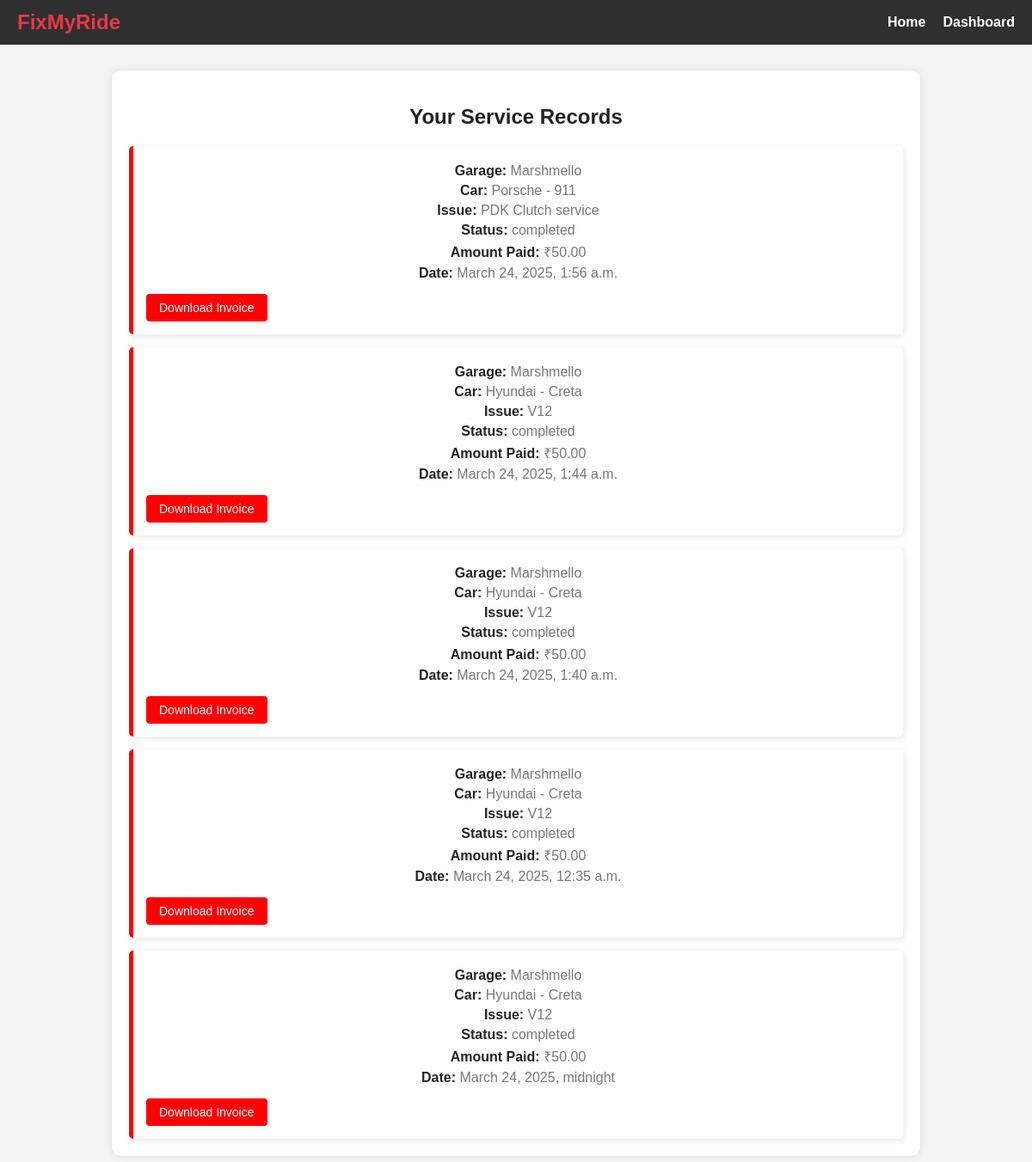
Page /service-records/ (signed in) on the committed database.
### myapp/models.py (models this page shows, shortened)
class ServiceRecord(models.Model):
    request = models.OneToOneField(Request, on_delete=models.CASCADE)
    worker = models.ForeignKey(Worker, on_delete=models.SET_NULL, null=True)
    garage = models.ForeignKey(Garage, on_delete=models.CASCADE)
    completed_at = models.DateTimeField(auto_now_add=True)
    service_price = models.DecimalField(max_digits=10, decimal_places=2, null=True, blank=True)
    invoice_pdf = models.FileField(upload_to='invoices/', null=True, blank=True)
    def __str__(self):
        return f"Service Record - {self.request} - Completed on {self.completed_at}"

class Garage(models.Model):
    name = models.CharField(max_length=100, unique=True)
    owner_name = models.CharField(max_length=100)
    contact = models.CharField(max_length=15, unique=True)
    email = models.EmailField(unique=True)
    password = models.CharField(max_length=100)  # Store hashed password
    address = models.TextField()
    services_offered = models.TextField()
    image = models.ImageField(null=True, blank=True, upload_to="images/")
    is_approved = models.BooleanField(default=False)  # Approval status

class Request(models.Model):
    STATUS_CHOICES = [
        ('pending', 'Pending'),
        ('approved', 'Approved'),
        ('rejected', 'Rejected'),
    ]
    customer = models.ForeignKey('Customer', on_delete=models.CASCADE)
    garage = models.ForeignKey('Garage', on_delete=models.CASCADE)
    car_manufacturer = models.CharField(max_length=100)
    car_model = models.CharField(max_length=100)
    issue_description = models.TextField()
    status = models.CharField(max_length=20, choices=STATUS_CHOICES, default='pending')
    created_at = models.DateTimeField(auto_now_add=True)
    worker = models.ForeignKey('Worker', on_delete=models.SET_NULL, null=True, blank=True, related_name='requests')  # Add related_name
    def __str__(self):
        return f"Request from {self.customer.first_name} {self.customer.last_name} for {self.car_manufacturer} {self.car_model}"

### myapp/views.py (the view)
    def wrapper(request, *args, **kwargs):
        if 'customer_id' in request.session:
            return view_func(request, *args, **kwargs)
        else:
            return redirect('user_login')  # Redirect to login page if not logged in

### myapp/views.py (called while the page is built)
def customer_login_required(view_func):
    def wrapper(request, *args, **kwargs):
        if 'customer_id' in request.session:
            return view_func(request, *args, **kwargs)
        else:
            return redirect('user_login')  # Redirect to login page if not logged in
    return wrapper

@customer_login_required
def service_records(request):
    customer_id = request.session.get('customer_id')
    logger.info(f"Fetching service records for customer ID: {customer_id}")
    records = ServiceRecord.objects.filter(request__customer_id=customer_id).order_by('-completed_at')
    logger.info(f"Records fetched: {records}")
    return render(request, 'service_records.html', {'records': records})

### templates/service_records.html (shortened to what this page needs)
{% load static %}
<!DOCTYPE html>
<html lang="en">
<head>
    <link rel="stylesheet" href="{% static 'css/service_records.css' %}">
</head>
<body>
    <nav class="navbar">
        <div class="logo">FixMyRide</div>
        <ul class="nav-links">
            <li><a href="{% url 'home' %}">Home</a></li>
            <li><a href="{% url 'user_dashboard' %}">Dashboard</a></li>
        </ul>
    </nav>
    <section class="service-records">
        <h2>Your Service Records</h2>
        <div class="records-container">
            {% if records %}
                {% for record in records %}
                    <div class="record-box">
                        <p><strong>Garage:</strong> {{ record.garage.name }}</p>
                        <p><strong>Car:</strong> {{ record.request.car_manufacturer }} - {{ record.request.car_model }}</p>
                        <p><strong>Issue:</strong> {{ record.request.issue_description }}</p>
                        <p><strong>Status:</strong> {{ record.request.status }}</p>
                        <p><strong>Amount Paid:</strong> ₹{{ record.service_price }}</p>
                        <p><strong>Date:</strong> {{ record.completed_at }}</p>
                        <a href="{% url 'download_invoice' record.id %}" class="btn">Download Invoice</a>
                    </div>
                {% endfor %}
            {% else %}
                <p>No service records found.</p>
            {% endif %}
        </div>
    </section>
</body>
</html>

### static/css/service_records.css (style rules this page uses)
body { font-family: Arial, sans-serif; margin: 0; padding: 0; background-color: #f4f4f4; color: #333; }
.navbar { background-color: #2F2F2F; padding: 12px 20px; display: flex; justify-content: space-between; align-items: center; }
.navbar .logo { font-family: 'Poppins', sans-serif; color: #E63946; font-size: 24px; font-weight: bold; }
.nav-links { list-style: none; display: flex; gap: 20px; margin: 0; padding: 0; }
.nav-links li { position: relative; }
.nav-links a { color: white; text-decoration: none; font-weight: bold; font-size: 16px; transition: color 0.3s ease-in-out; }
.service-records { max-width: 900px; margin: 30px auto; padding: 20px; background: white; box-shadow: 0px 0px 10px rgba(0, 0, 0, 0.1); border-radius: 10px; }
.service-records h2 { text-align: center; color: #222; margin-bottom: 20px; }
.records-container { display: flex; flex-direction: column; gap: 15px; }
.record-box { background: white; padding: 15px; border-left: 5px solid red; border-radius: 5px; box-shadow: 2px 2px 8px rgba(0, 0, 0, 0.1); }
.record-box p { margin: 5px 0; font-size: 14px; color: #333; }
.record-box strong { color: #222; }
.btn { display: inline-block; padding: 8px 15px; margin-top: 10px; background: red; color: white; text-decoration: none; font-size: 14px; border-radius: 4px; transition: background 0.3s; }
.service-records p { text-align: center; font-size: 16px; color: #777; }

### rows in the picture
ServiceRecord: garage.name "Marshmello", request.car_manufacturer "Porsche", request.car_model "911", request.issue_description "PDK Clutch service", request.status "completed", service_price "50.00", completed_at "March 24, 2025, 1:56 a.m."
ServiceRecord: garage.name "Marshmello", request.car_manufacturer "Hyundai", request.car_model "Creta", request.issue_description "V12", request.status "completed", service_price "50.00", completed_at "March 24, 2025, 1:44 a.m."
ServiceRecord: garage.name "Marshmello", request.car_manufacturer "Hyundai", request.car_model "Creta", request.issue_description "V12", request.status "completed", service_price "50.00", completed_at "March 24, 2025, 1:40 a.m."
ServiceRecord: garage.name "Marshmello", request.car_manufacturer "Hyundai", request.car_model "Creta", request.issue_description "V12", request.status "completed", service_price "50.00", completed_at "March 24, 2025, 12:35 a.m."
ServiceRecord: garage.name "Marshmello", request.car_manufacturer "Hyundai", request.car_model "Creta", request.issue_description "V12", request.status "completed", service_price "50.00", completed_at "March 24, 2025, midnight"
